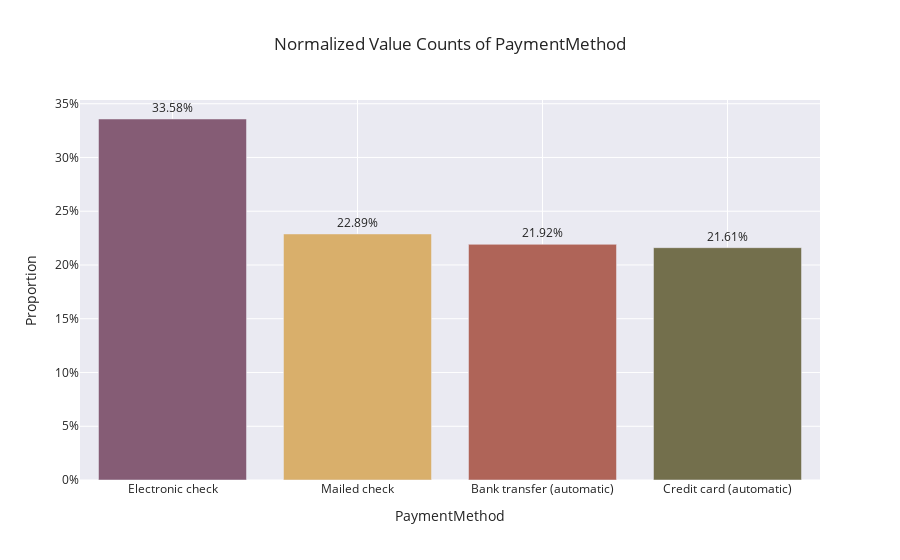

Write notebook code for a chart like this one.
### Code cell
# Rename columns for clarity
Payment_counts.columns = ['PaymentMethod', 'Percentage']

# Create a bar chart
fig = px.bar(
    Payment_counts,
    x='PaymentMethod',
    y='Percentage',
    title='Normalized Value Counts of PaymentMethod',
    text='Percentage',
    labels={'Percentage': 'Proportion'},
    color='PaymentMethod',
    color_discrete_sequence=px.colors.qualitative.Antique
)

# Update layout for better readability
fig.update_traces(texttemplate='%{text:.2%}', textposition='outside')
fig.update_layout(
    yaxis_tickformat=".0%",
    xaxis_title="PaymentMethod",
    yaxis_title="Proportion",
    template="ggplot2+seaborn",
    showlegend=False

)

fig.show()

### Figure 1 — Plotly figure (JSON) as saved in the notebook; plotly's stock layout.template omitted (floating-point values rounded to 4 significant figures)
{"data": [{"alignmentgroup": "True", "hovertemplate": "PaymentMethod=%{x}<br>Proportion=%{text}<extra></extra>", "legendgroup": "Electronic check", "marker": {"color": "rgb(133, 92, 117)", "pattern": {"shape": ""}}, "name": "Electronic check", "offsetgroup": "Electronic check", "orientation": "v", "showlegend": true, "text": [0.3358], "textposition": "outside", "texttemplate": "%{text:.2%}", "type": "bar", "x": ["Electronic check"], "xaxis": "x", "y": [0.3358], "yaxis": "y"}, {"alignmentgroup": "True", "hovertemplate": "PaymentMethod=%{x}<br>Proportion=%{text}<extra></extra>", "legendgroup": "Mailed check", "marker": {"color": "rgb(217, 175, 107)", "pattern": {"shape": ""}}, "name": "Mailed check", "offsetgroup": "Mailed check", "orientation": "v", "showlegend": true, "text": [0.2289], "textposition": "outside", "texttemplate": "%{text:.2%}", "type": "bar", "x": ["Mailed check"], "xaxis": "x", "y": [0.2289], "yaxis": "y"}, {"alignmentgroup": "True", "hovertemplate": "PaymentMethod=%{x}<br>Proportion=%{text}<extra></extra>", "legendgroup": "Bank transfer (automatic)", "marker": {"color": "rgb(175, 100, 88)", "pattern": {"shape": ""}}, "name": "Bank transfer (automatic)", "offsetgroup": "Bank transfer (automatic)", "orientation": "v", "showlegend": true, "text": [0.2192], "textposition": "outside", "texttemplate": "%{text:.2%}", "type": "bar", "x": ["Bank transfer (automatic)"], "xaxis": "x", "y": [0.2192], "yaxis": "y"}, {"alignmentgroup": "True", "hovertemplate": "PaymentMethod=%{x}<br>Proportion=%{text}<extra></extra>", "legendgroup": "Credit card (automatic)", "marker": {"color": "rgb(115, 111, 76)", "pattern": {"shape": ""}}, "name": "Credit card (automatic)", "offsetgroup": "Credit card (automatic)", "orientation": "v", "showlegend": true, "text": [0.2161], "textposition": "outside", "texttemplate": "%{text:.2%}", "type": "bar", "x": ["Credit card (automatic)"], "xaxis": "x", "y": [0.2161], "yaxis": "y"}], "layout": {"barmode": "relative", "legend": {"title": {"text": "PaymentMethod"}, "tracegroupgap": 0}, "showlegend": false, "title": {"text": "Normalized Value Counts of PaymentMethod"}, "xaxis": {"anchor": "y", "categoryarray": ["Electronic check", "Mailed check", "Bank transfer (automatic)", "Credit card (automatic)"], "categoryorder": "array", "domain": [0, 1], "title": {"text": "PaymentMethod"}}, "yaxis": {"anchor": "x", "domain": [0, 1], "tickformat": ".0%", "title": {"text": "Proportion"}}}}
